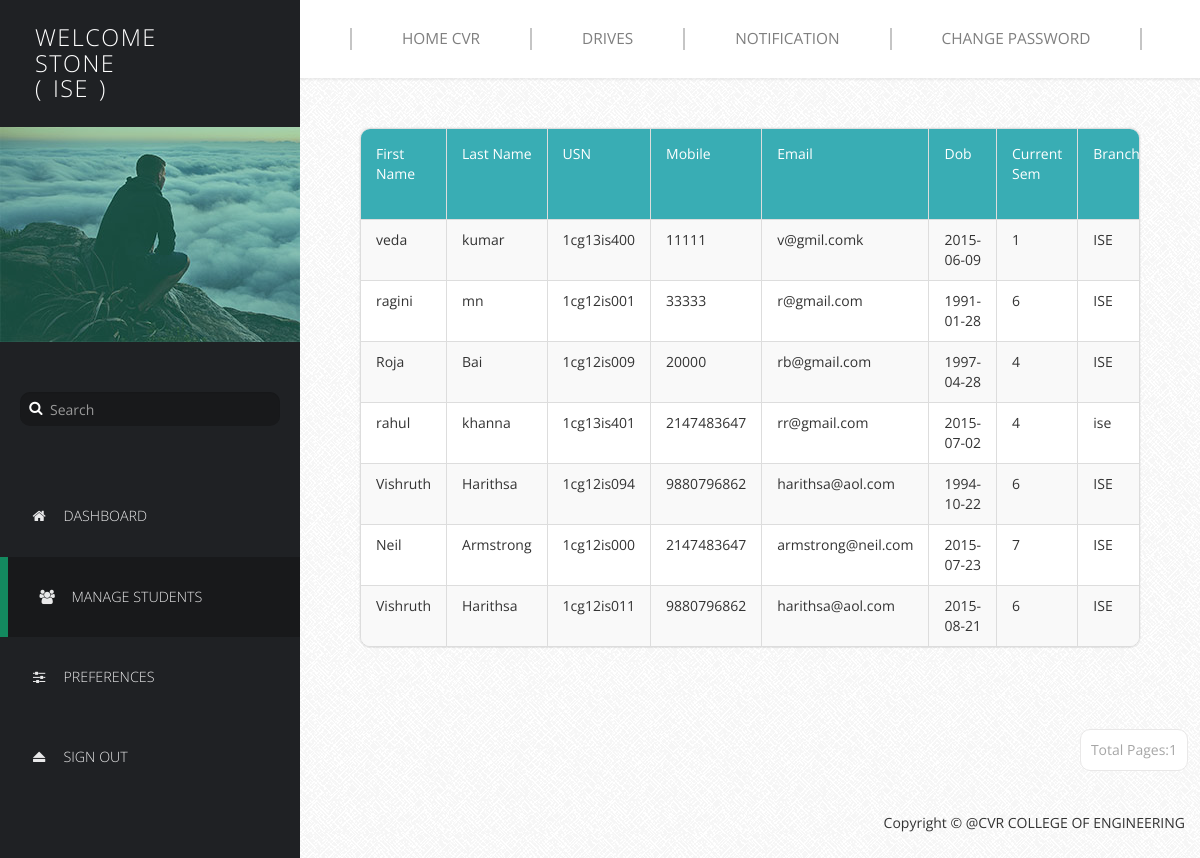
Screenshot of /Profilers/HODProfile/manage-users1.php (signed in) with the database file from the repository.
### tables this page shows
CREATE TABLE `basicdetails` (
  `Id` int(11) NOT NULL,
  `FirstName` varchar(25) NOT NULL,
  `LastName` varchar(25) NOT NULL,
  `USN` varchar(10) NOT NULL,
  `Mobile` bigint(11) NOT NULL,
  `Email` varchar(255) NOT NULL,
  `DOB` date NOT NULL,
  `Sem` int(11) NOT NULL,
  `Branch` varchar(15) NOT NULL,
  `SSLC` float NOT NULL,
  `PU/Dip` float NOT NULL,
  `BE` float NOT NULL,
  `Backlogs` int(11) NOT NULL,
  `HofBacklogs` tinyint(1) NOT NULL DEFAULT '0',
  `DetainYears` int(11) NOT NULL,
  `Approve` tinyint(1) NOT NULL DEFAULT '0',
  `ApprovalDate` date NOT NULL
);

### Profilers/HODProfile/manage-users1.php (the view, shortened to what this page needs)
<!DOCTYPE html>
<html lang="en">
  <head>
    <link href="css/font-awesome.min.css" rel="stylesheet">
    <link href="css/bootstrap.min.css" rel="stylesheet">
    <link href="css/templatemo-style.css" rel="stylesheet">
  </head>
  <body>
    <div class="templatemo-flex-row">
      <div class="templatemo-sidebar">
        <header class="templatemo-site-header">
          <?php
		  $Welcome = "Welcome";
          echo "<h1>" . $Welcome . "<br>". $_SESSION['husername']. "</h1>";
		 echo "<br>";
		 echo "<h1>(</h1>";
		    echo "<h1>" . $_SESSION['department']. "</h1>";
            echo "<h1>)</h1>";
		  ?>
        </header>
        <div class="profile-photo-container">
          <img src="images/profile-photo.jpg" alt="Profile Photo" class="img-responsive">
          <div class="profile-photo-overlay"></div>
        </div>
        <form class="templatemo-search-form" role="search">
          <div class="input-group">
              <button type="submit" class="fa fa-search"></button>
              <input type="text" class="form-control" placeholder="Search" name="srch-term" id="srch-term">
          </div>
        </form>
        <nav class="templatemo-left-nav">
          <ul>
            <li><a href="login.php"><i class="fa fa-home fa-fw"></i>Dashboard</a></li>
            <li><a href="#" class="active"><i class="fa fa-users fa-fw"></i>Manage Students</a></li>
            <li><a href="preferences.php"><i class="fa fa-sliders fa-fw"></i>Preferences</a></li>
            <li><a href="logout.php"><i class="fa fa-eject fa-fw"></i>Sign Out</a></li>
          </ul>
        </nav>
      </div>
      <div class="templatemo-content col-1 light-gray-bg">
        <div class="templatemo-top-nav-container">
          <div class="row">
            <nav class="templatemo-top-nav col-lg-12 col-md-12">
              <ul class="text-uppercase">
                <li><a href="../../Homepage/index.php">Home CVR</a></li>
                <li><a href="../../Drives/index.php">Drives</a></li>
                     <li><a href="Notif.php">Notification</a></li>
                <li><a href="Change Password.php">Change Password</a></li>
              </ul>
            </nav>
          </div>
        </div>
        <div class="templatemo-content-container">
          <div class="templatemo-content-widget no-padding">
            <div class="panel panel-default table-responsive">
              <table class="table table-striped table-bordered templatemo-user-table">
                <thead>
                  <tr>
					<td><a  class="white-text templatemo-sort-by">First Name </a></td>
                    <td><a class="white-text templatemo-sort-by">Last Name </a></td>
                    <td><a class="white-text templatemo-sort-by">USN</a></td>
                    <td><a  class="white-text templatemo-sort-by">Mobile</a></td>
					   <td><a class="white-text templatemo-sort-by">Email</a></td>
                       <td><a  class="white-text templatemo-sort-by">Dob </a></td>
   <td><a class="white-text templatemo-sort-by">Current Sem</a></td>
   <td><a  class="white-text templatemo-sort-by">Branch</a></td>
				  </thead>
			   <?php
$p = $_SESSION['department'];
$num_rec_per_page=15;
$conn = mysqli_connect('localhost','stone','stone','details');
if (isset($_GET["page"])) { $page  = $_GET["page"]; } else { $page=1; };
$start_from = ($page-1) * $num_rec_per_page;
$sql = "SELECT * FROM basicdetails WHERE Branch='$p' LIMIT $start_from, $num_rec_per_page";
$rs_result = mysqli_query($conn,$sql);
while ($row = mysqli_fetch_assoc($rs_result))
{
            print "<tr>";
print "<td>" . $row['FirstName'] . "</td>";
print "<td>" . $row['LastName'] . "</td>";
print "<td>" . $row['USN'] . "</td>";
print "<td>" . $row['Mobile'] . "</td>";
print "<td>" . $row['Email'] . "</td>";
print "<td>" . $row['DOB'] . "</td>";
print "<td>" . $row['Sem'] . "</td>";
print "<td>" . $row['Branch'] . "</td>";
print "</tr>";
}
?>
              </table>
			  </div>
			  </div>
			  </div>
  <div class="pagination-wrap">
  <ul class="pagination">
			  <?php
$num_rec_per_page=15;
$conn= mysqli_connect('localhost','stone','stone','details');
$sql = "SELECT * FROM basicdetails where Branch='$p'";
$rs_result = mysqli_query($conn,$sql);
$total_records = mysqli_num_rows($rs_result);
$totalpage = ceil($total_records / $num_rec_per_page);
$currentpage = (isset($_GET['page']) ? $_GET['page'] : 1);
	 if($currentpage == 0)
	{
	}
	else if( $currentpage >= 1  &&  $currentpage <= $totalpage  )
	{
	 echo "<li><a>Total Pages:".$totalpage."</a></li>";
}
 ?>
</ul>
</div>
          <div class="templatemo-flex-row flex-content-row">
            <div class="col-1">
          </div>
          <footer class="text-right">
           <p>Copyright &copy; @CVR COLLEGE OF ENGINEERING</p>
          </footer>
        </div>
      </div>
    </div>
  </body>
</html>

### Profilers/HODProfile/css/templatemo-style.css (style rules this page uses)
* { font-family: 'Open Sans', sans-serif; }
body { font-size: 13px; }
body, .templatemo-left-nav { background: #1f2124; }
h1, h2, h3 { margin: 0; }
ul { list-style-type: none; margin: 0; padding: 0; }
nav li { font-size: 1.1em; list-style: none; text-transform: uppercase; }
.white-text { color: white; }
.light-gray-bg { font-family:"Trebuchet MS", "Myriad Pro", Arial, sans-serif; font-size:14px; background:#f4f4f4 url(../images/bg.png) repeat top left; color:#333; overflow-y:scroll; }
footer { padding: 15px; }
.templatemo-sidebar { width: 300px; }
.templatemo-site-header { margin: 25px 30px; }
.templatemo-site-header h1 { color: white; display: inline-block; font-size: 1.8em; font-weight: 300; letter-spacing: 1.5px; margin: 0 5px; text-transform: uppercase; vertical-align: middle; }
.profile-photo-container { position: relative; }
.profile-photo-overlay { background-color: rgba(4, 152, 114, 0.35); position: absolute; top: 0; left: 0; width: 100%; height: 100%; transition: all 0.3s ease; }
.templatemo-search-form { font-size: 1.1em; margin: 50px 20px; }
.templatemo-search-form .input-group { width: 100%; }
.templatemo-search-form .input-group .form-control { background-color: #18191b; border: none; border-radius: 10px; color: #DDD; padding-left: 30px; }
.templatemo-search-form .input-group { position: relative; }
.fa-search { height:32px; width:32px; border: none; cursor: pointer; color:white; background:transparent; position:absolute; top: 0; left: 0; z-index: 100; }
.templatemo-left-nav li { font-weight: 300; }
.templatemo-left-nav a.active, .templatemo-left-nav a:hover { background: #18191b; border-left: 8px solid #13895F; }
.templatemo-left-nav a { color: #e9e9ea; display: block; padding: 30px; transition: all 0.3s ease; }
.templatemo-left-nav .fa { margin-right: 15px; }
.templatemo-top-nav-container { background-color: white; padding: 28px 50px; box-shadow: 0px 0px 2px 2px rgba(161, 159, 159, 0.18); }
.templatemo-top-nav li { float: left; list-style: none; }
.templatemo-top-nav a { color: #7f7f7f; display: block; padding: 0 50px; border-left: 2px solid #c5c5c5; }
.templatemo-top-nav li:last-child a { border-right: 2px solid #c5c5c5; }
.templatemo-content { margin-top: 0px; min-height: 600px; padding: 0; overflow-x: hidden; }
.templatemo-content-container { padding: 40px 50px; }
.templatemo-flex-row { display: -webkit-flex; display: -ms-flexbox; display: flex; }
.col-1 { -webkit-flex: 1; -ms-flex: 1; flex: 1; }
.templatemo-content-widget { border-radius: 10px; padding: 30px; position: relative; margin: 10px; box-shadow: 0px 0px 1px 1px rgba(161, 159, 159, 0.1); }
.templatemo-content-widget.no-padding { padding: 0; }
.panel { border-radius: 10px; }
.pagination-wrap { margin-right: 10px; text-align: right; }
.pagination>li>a { border-color: #E9E8E8; color: #a6a6a6; margin: 2px; padding: 10px; }
.pagination>li>a, .pagination>li:first-child>a, .pagination>li:last-child>a { border-radius: 10px; }
.table { margin-bottom: 0; }
.table>tbody>tr>td { padding: 10px 15px; }
.table>thead>tr>td { padding: 15px; }
.templatemo-user-table thead { background-color: #39ADB4; color: white; }
.panel>.table-responsive:last-child>.table:last-child, .panel>.table:last-child { border-bottom-right-radius: 10px; border-bottom-left-radius: 10px; }
.panel>.table:first-child { border-top-left-radius: 10px; border-top-right-radius: 10px; }
@media only screen and (min-width: 768px) { .templatemo-left-nav { display: block !important; } }

### rows the page displays
basicdetails: FirstName "veda", LastName "kumar", USN "1cg13is400", Mobile "11111", Email "v@gmil.comk", DOB "2015-06-09", Sem "1", Branch "ISE"
basicdetails: FirstName "ragini", LastName "mn", USN "1cg12is001", Mobile "33333", Email "r@gmail.com", DOB "1991-01-28", Sem "6", Branch "ISE"
basicdetails: FirstName "Roja", LastName "Bai", USN "1cg12is009", Mobile "20000", Email "rb@gmail.com", DOB "1997-04-28", Sem "4", Branch "ISE"
basicdetails: FirstName "rahul", LastName "khanna", USN "1cg13is401", Mobile "2147483647", Email "rr@gmail.com", DOB "2015-07-02", Sem "4", Branch "ise"
basicdetails: FirstName "Vishruth", LastName "Harithsa", USN "1cg12is094", Mobile "9880796862", Email "harithsa@aol.com", DOB "1994-10-22", Sem "6", Branch "ISE"
basicdetails: FirstName "Neil", LastName "Armstrong", USN "1cg12is000", Mobile "2147483647", Email "armstrong@neil.com", DOB "2015-07-23", Sem "7", Branch "ISE"
basicdetails: FirstName "Vishruth", LastName "Harithsa", USN "1cg12is011", Mobile "9880796862", Email "harithsa@aol.com", DOB "2015-08-21", Sem "6", Branch "ISE"

### other values shown
$Welcome "WELCOME"
$_SESSION['husername'] "STONE"
$_SESSION['department'] "ISE"
$totalpage "1"
